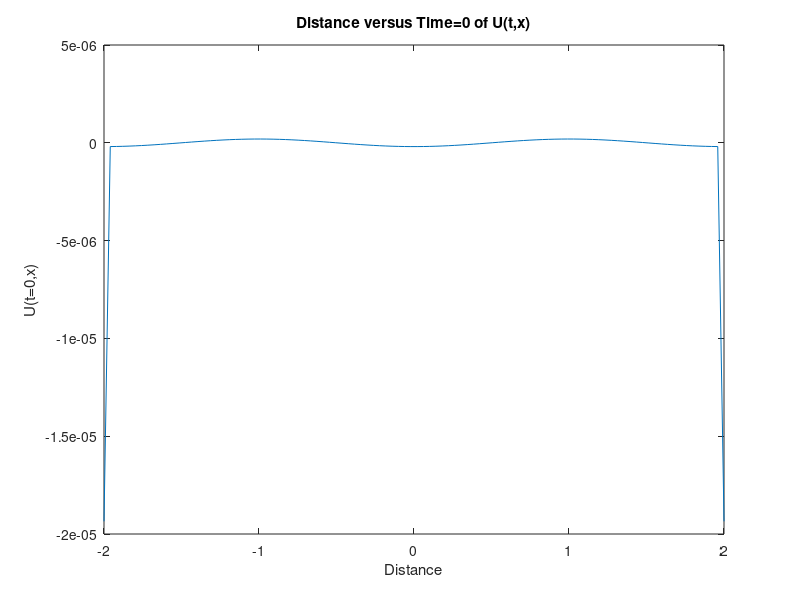
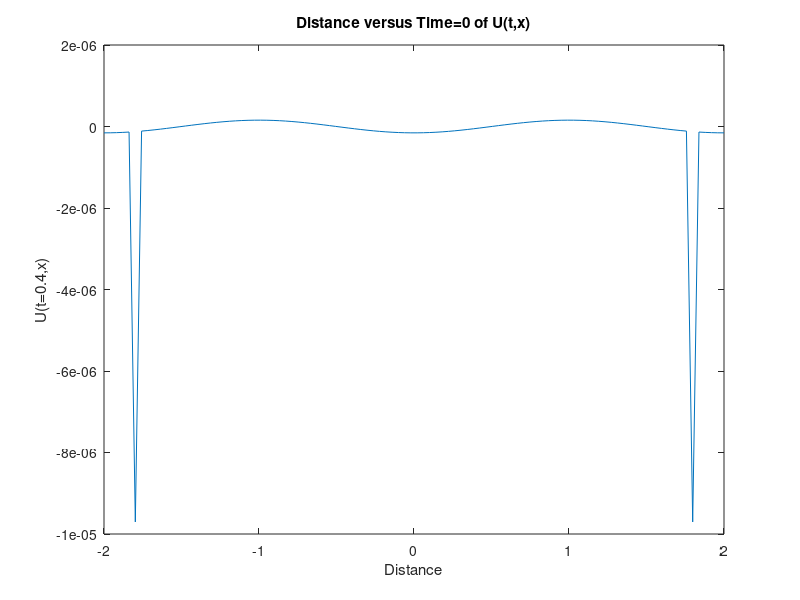
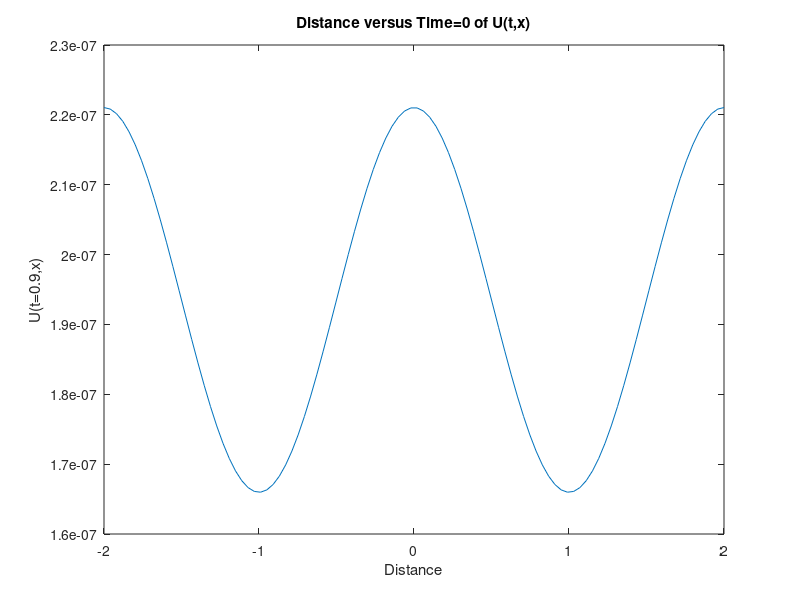
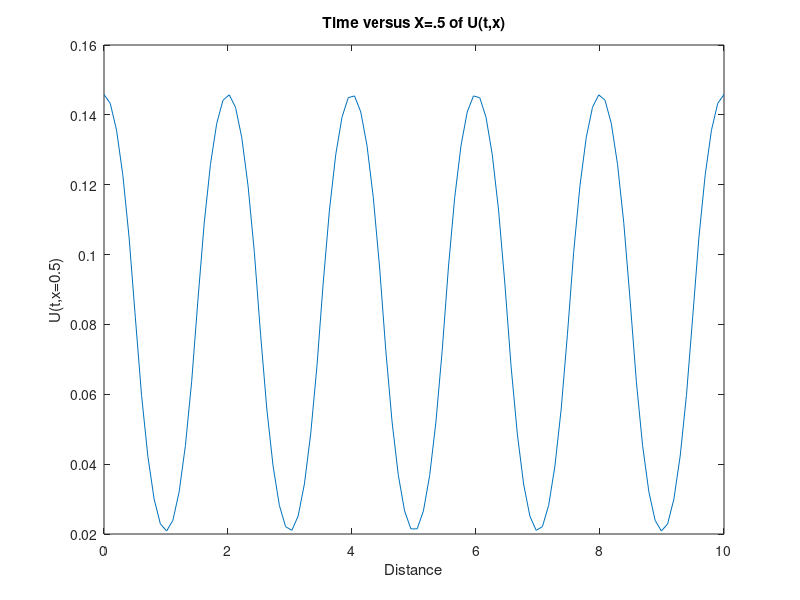

The MATLAB script that drew these images, in order:
clc,clear

i=1;
j=1;
k=1;
n=100;
u1=1/12;
u12=u1;
x=linspace(-2,2,100);
t=linspace(0,5,length(x));
u1=zeros(length(t),length(x));

while j<=length(t)
    
    while k<=length(x)
        
        while i<=n
    
            An=-2*(2*cos(n*pi)+1)/(n^3*pi^3);
            u1(j,k)=u1(j,k)+An.*cos(i.*pi.*x(1,k)).*cos(i*pi*t(1,j));
            i=i+1;

        end
        k=k+1;
        i=1;
    end
    j=j+1;
    k=1;
end
figure
plot(x,u1(1,:))
title("Distance versus Time=0 of U(t,x)")
xlabel("Distance")
ylabel("U(t=0,x)")
figure
plot(x,u1(5,:))
title("Distance versus Time=0 of U(t,x)")
xlabel("Distance")
ylabel("U(t=0.4,x)")
figure
plot(x,u1(10,:))
title("Distance versus Time=0 of U(t,x)")
xlabel("Distance")
ylabel("U(t=0.9,x)")
i=1;
t=linspace(0,10,length(x));
x=.5;

while i<=n
    
    An2=-2*(2*cos(i*pi)+1)/(i^3*pi^3);
    u12=u12+An2*sin(i*pi*x)*cos(i*pi*t);
    i=i+1;

end

figure
plot(t,u12)
title("Time versus X=.5 of U(t,x)")
xlabel("Distance")
ylabel("U(t,x=0.5)")
